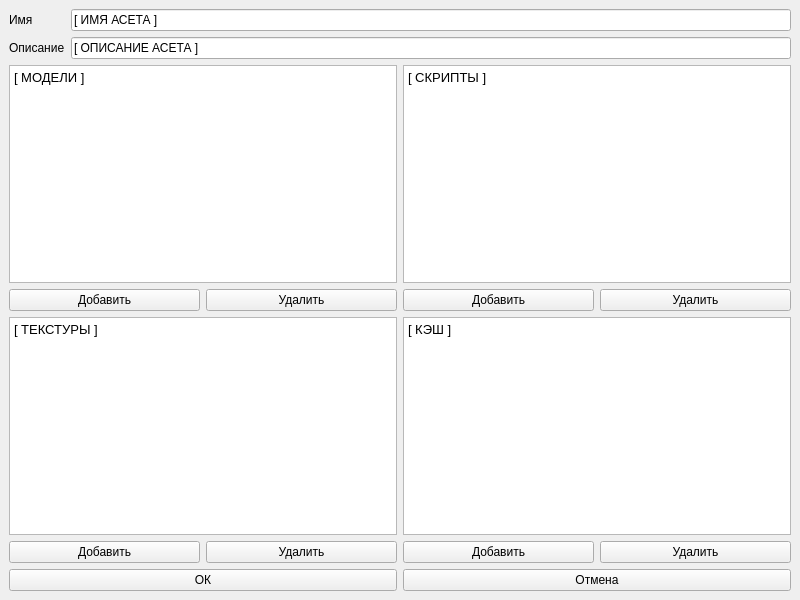
<?xml version="1.0" encoding="UTF-8"?>
<ui version="4.0">
 <class>MainWindow</class>
 <widget class="QMainWindow" name="MainWindow">
  <property name="geometry">
   <rect>
    <x>0</x>
    <y>0</y>
    <width>800</width>
    <height>600</height>
   </rect>
  </property>
  <property name="windowTitle">
   <string>Новый асет</string>
  </property>
  <widget class="QWidget" name="centralwidget">
   <layout class="QVBoxLayout" name="verticalLayout_3">
    <item>
     <layout class="QVBoxLayout" name="verticalLayout_34">
      <item>
       <layout class="QFormLayout" name="formLayout">
        <item row="0" column="0">
         <widget class="QLabel" name="label">
          <property name="text">
           <string>Имя</string>
          </property>
         </widget>
        </item>
        <item row="1" column="0">
         <widget class="QLabel" name="label_2">
          <property name="text">
           <string>Описание</string>
          </property>
         </widget>
        </item>
        <item row="0" column="1">
         <widget class="QLineEdit" name="lineEdit">
          <property name="text">
           <string>[ ИМЯ АСЕТА ]</string>
          </property>
         </widget>
        </item>
        <item row="1" column="1">
         <widget class="QLineEdit" name="lineEdit_2">
          <property name="text">
           <string>[ ОПИСАНИЕ АСЕТА ]</string>
          </property>
         </widget>
        </item>
       </layout>
      </item>
      <item>
       <layout class="QHBoxLayout" name="horizontalLayout_35">
        <item>
         <layout class="QVBoxLayout" name="verticalLayout">
          <item>
           <widget class="QTextBrowser" name="textBrowser_29">
            <property name="html">
             <string>&lt;!DOCTYPE HTML PUBLIC &quot;-//W3C//DTD HTML 4.0//EN&quot; &quot;http://www.w3.org/TR/REC-html40/strict.dtd&quot;&gt;
&lt;html&gt;&lt;head&gt;&lt;meta name=&quot;qrichtext&quot; content=&quot;1&quot; /&gt;&lt;style type=&quot;text/css&quot;&gt;
p, li { white-space: pre-wrap; }
&lt;/style&gt;&lt;/head&gt;&lt;body style=&quot; font-family:'MS Shell Dlg 2'; font-size:8.25pt; font-weight:400; font-style:normal;&quot;&gt;
&lt;p style=&quot; margin-top:0px; margin-bottom:0px; margin-left:0px; margin-right:0px; -qt-block-indent:0; text-indent:0px;&quot;&gt;&lt;span style=&quot; font-size:10pt;&quot;&gt;[ МОДЕЛИ ]&lt;/span&gt;&lt;/p&gt;&lt;/body&gt;&lt;/html&gt;</string>
            </property>
           </widget>
          </item>
          <item>
           <layout class="QHBoxLayout" name="horizontalLayout">
            <item>
             <widget class="QPushButton" name="pushButton">
              <property name="text">
               <string>Добавить</string>
              </property>
             </widget>
            </item>
            <item>
             <widget class="QPushButton" name="pushButton_2">
              <property name="text">
               <string>Удалить</string>
              </property>
             </widget>
            </item>
           </layout>
          </item>
          <item>
           <widget class="QTextBrowser" name="textBrowser_30">
            <property name="html">
             <string>&lt;!DOCTYPE HTML PUBLIC &quot;-//W3C//DTD HTML 4.0//EN&quot; &quot;http://www.w3.org/TR/REC-html40/strict.dtd&quot;&gt;
&lt;html&gt;&lt;head&gt;&lt;meta name=&quot;qrichtext&quot; content=&quot;1&quot; /&gt;&lt;style type=&quot;text/css&quot;&gt;
p, li { white-space: pre-wrap; }
&lt;/style&gt;&lt;/head&gt;&lt;body style=&quot; font-family:'MS Shell Dlg 2'; font-size:8.25pt; font-weight:400; font-style:normal;&quot;&gt;
&lt;p style=&quot; margin-top:0px; margin-bottom:0px; margin-left:0px; margin-right:0px; -qt-block-indent:0; text-indent:0px;&quot;&gt;&lt;span style=&quot; font-size:10pt;&quot;&gt;[ ТЕКСТУРЫ ]&lt;/span&gt;&lt;/p&gt;&lt;/body&gt;&lt;/html&gt;</string>
            </property>
           </widget>
          </item>
          <item>
           <layout class="QHBoxLayout" name="horizontalLayout_2">
            <item>
             <widget class="QPushButton" name="pushButton_3">
              <property name="text">
               <string>Добавить</string>
              </property>
             </widget>
            </item>
            <item>
             <widget class="QPushButton" name="pushButton_4">
              <property name="text">
               <string>Удалить</string>
              </property>
             </widget>
            </item>
           </layout>
          </item>
         </layout>
        </item>
        <item>
         <layout class="QVBoxLayout" name="verticalLayout_2">
          <item>
           <widget class="QTextBrowser" name="textBrowser_32">
            <property name="html">
             <string>&lt;!DOCTYPE HTML PUBLIC &quot;-//W3C//DTD HTML 4.0//EN&quot; &quot;http://www.w3.org/TR/REC-html40/strict.dtd&quot;&gt;
&lt;html&gt;&lt;head&gt;&lt;meta name=&quot;qrichtext&quot; content=&quot;1&quot; /&gt;&lt;style type=&quot;text/css&quot;&gt;
p, li { white-space: pre-wrap; }
&lt;/style&gt;&lt;/head&gt;&lt;body style=&quot; font-family:'MS Shell Dlg 2'; font-size:8.25pt; font-weight:400; font-style:normal;&quot;&gt;
&lt;p style=&quot; margin-top:0px; margin-bottom:0px; margin-left:0px; margin-right:0px; -qt-block-indent:0; text-indent:0px;&quot;&gt;&lt;span style=&quot; font-size:10pt;&quot;&gt;[ СКРИПТЫ ]&lt;/span&gt;&lt;/p&gt;&lt;/body&gt;&lt;/html&gt;</string>
            </property>
           </widget>
          </item>
          <item>
           <layout class="QHBoxLayout" name="horizontalLayout_3">
            <item>
             <widget class="QPushButton" name="pushButton_5">
              <property name="text">
               <string>Добавить</string>
              </property>
             </widget>
            </item>
            <item>
             <widget class="QPushButton" name="pushButton_6">
              <property name="text">
               <string>Удалить</string>
              </property>
             </widget>
            </item>
           </layout>
          </item>
          <item>
           <widget class="QTextBrowser" name="textBrowser_31">
            <property name="html">
             <string>&lt;!DOCTYPE HTML PUBLIC &quot;-//W3C//DTD HTML 4.0//EN&quot; &quot;http://www.w3.org/TR/REC-html40/strict.dtd&quot;&gt;
&lt;html&gt;&lt;head&gt;&lt;meta name=&quot;qrichtext&quot; content=&quot;1&quot; /&gt;&lt;style type=&quot;text/css&quot;&gt;
p, li { white-space: pre-wrap; }
&lt;/style&gt;&lt;/head&gt;&lt;body style=&quot; font-family:'MS Shell Dlg 2'; font-size:8.25pt; font-weight:400; font-style:normal;&quot;&gt;
&lt;p style=&quot; margin-top:0px; margin-bottom:0px; margin-left:0px; margin-right:0px; -qt-block-indent:0; text-indent:0px;&quot;&gt;&lt;span style=&quot; font-size:10pt;&quot;&gt;[ КЭШ ]&lt;/span&gt;&lt;/p&gt;&lt;/body&gt;&lt;/html&gt;</string>
            </property>
           </widget>
          </item>
          <item>
           <layout class="QHBoxLayout" name="horizontalLayout_4">
            <item>
             <widget class="QPushButton" name="pushButton_7">
              <property name="text">
               <string>Добавить</string>
              </property>
             </widget>
            </item>
            <item>
             <widget class="QPushButton" name="pushButton_8">
              <property name="text">
               <string>Удалить</string>
              </property>
             </widget>
            </item>
           </layout>
          </item>
         </layout>
        </item>
       </layout>
      </item>
      <item>
       <layout class="QHBoxLayout" name="horizontalLayout_5">
        <item>
         <widget class="QPushButton" name="pushButton_9">
          <property name="text">
           <string>ОК</string>
          </property>
         </widget>
        </item>
        <item>
         <widget class="QPushButton" name="pushButton_10">
          <property name="text">
           <string>Отмена</string>
          </property>
         </widget>
        </item>
       </layout>
      </item>
     </layout>
    </item>
   </layout>
  </widget>
 </widget>
 <resources/>
 <connections/>
</ui>
